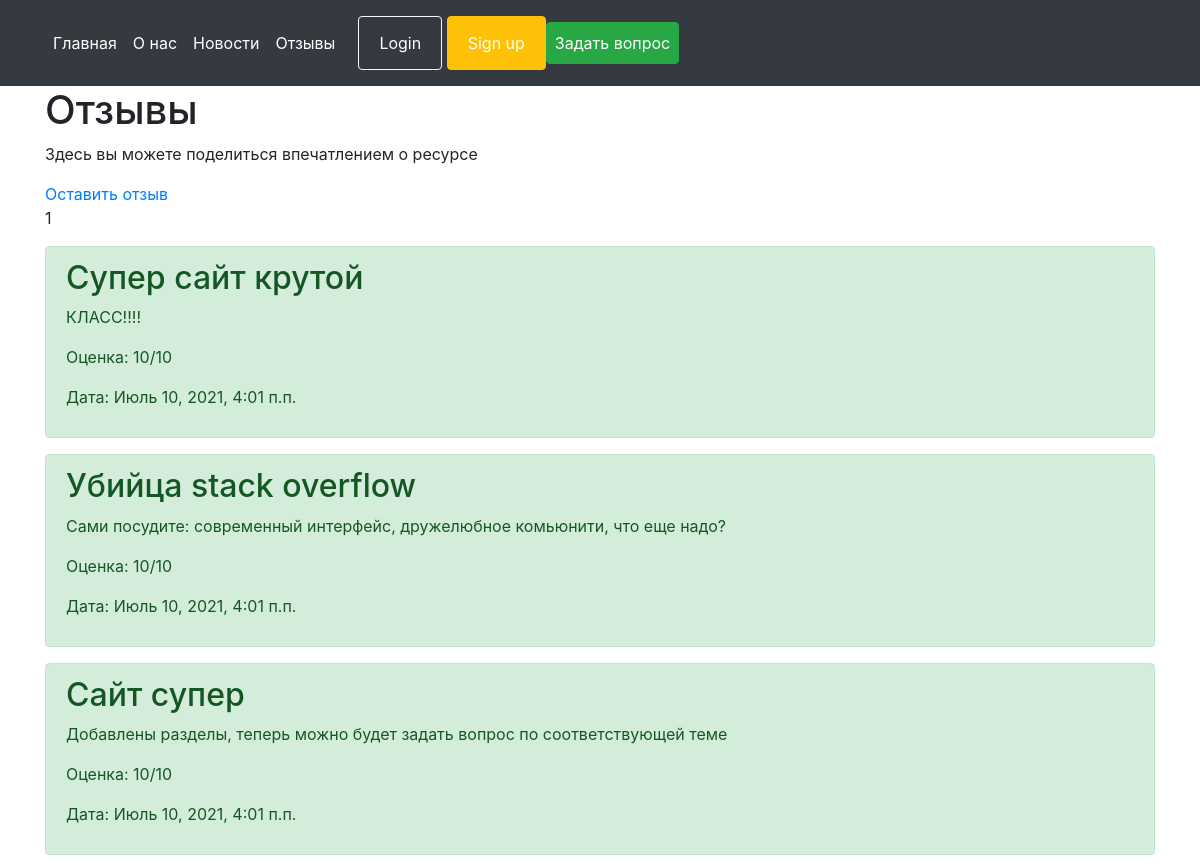
The page /feedback (upper part) on the database as committed earlier.
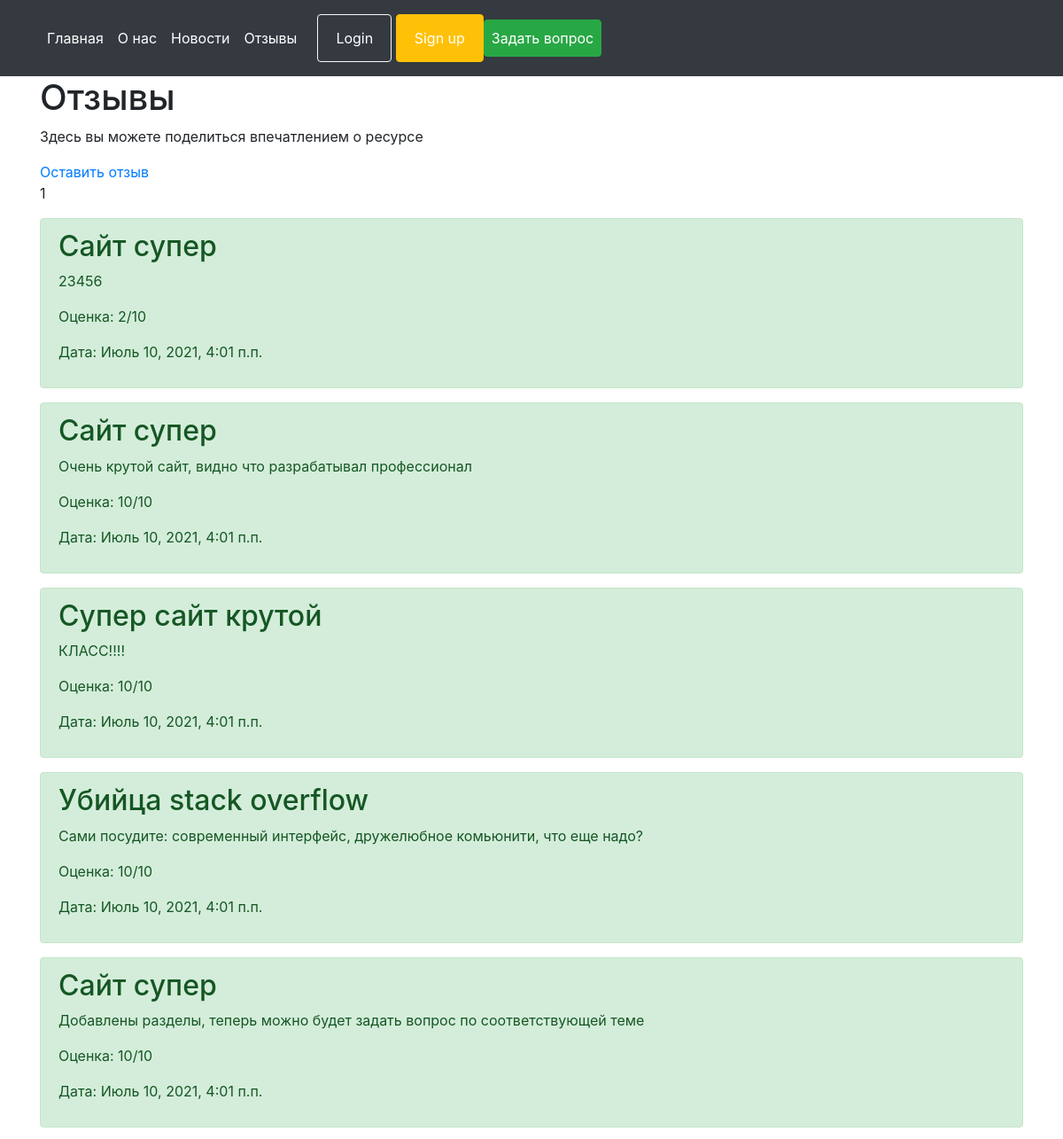
The same page on the database as committed later.
### main/models.py (models this page shows, shortened)
class Feedback(models.Model):
    title = models.CharField('Название', max_length=50)
    describe = models.TextField('Описание')
    mark = models.PositiveSmallIntegerField('Оценка', max_length=1)
    date = datetime.datetime.now()
    class Meta:
        verbose_name = 'Отзыв'
        verbose_name_plural = 'Отзывы'

### main/views.py (the view, shortened to what this page needs)
# urls.py: path('feedback', views.feedback, name='feedback'),
def feedback(request):
    error = ''
    feedbacks = Feedback.objects.all().order_by('-id')
    form = FeedbackForm()
    context = {
        'form': form,
        'feedbacks': feedbacks
    }
    return render(request, 'main/feedback.html',context = context)

### main/templates/main/feedback.html (shortened to what this page needs)
{% extends 'main/base.html' %}
{% block content %}
    <h1>Отзывы</h1>
    <p>Здесь вы можете поделиться впечатлением о ресурсе</p>
    <a class="skip-link" href="#add_feedback">Оставить отзыв</a>
    <p>1{{ feedback_count }}</p>
    {% if feedbacks %}
        {% for feedback in feedbacks %}
        <div class="alert alert-success mt-2">
        <h2>{{feedback.title}}</h2>
        <p>{{feedback.describe }}</p>
            <p>Оценка: {{feedback.mark}}/10</p>
            <p>Дата: {{feedback.date}}</p>
        </div>
        {% endfor %}
    {%else%}
    <p>Нет отзывов</p>
    {% endif %}
{% endblock %}

### main/templates/main/base.html (shortened to what this page needs)
<!doctype html>
<html lang="en">
<head>
    <link rel="stylesheet" href="https://cdn.jsdelivr.net/npm/bootstrap@4.6.0/dist/css/bootstrap.min.css">
</head>
<body>
    <header class="p-3 bg-dark text-white">
                <div class="container">
              <div class="d-flex flex-wrap align-items-center justify-content-center justify-content-lg-start">
                <ul class="nav col-12 col-lg-auto me-lg-auto mb-2 justify-content-center mb-md-0">
                  <li><a href="{% url 'home' %}" class="nav-link px-2 text-white">Главная</a></li>
                  <li><a href="{% url 'about' %}" class="nav-link px-2 text-white">О нас</a></li>
                    <li><a href="{% url 'news' %}" class="nav-link px-2 text-white">Новости</a></li>
                    <li><a href="{% url 'feedback' %}" class="nav-link px-2 text-white">Отзывы</a></li>
                </ul>
                <div class="text-end">
                    <button type="button" class="btn btn-outline-light me-2"><a href="{% url 'login' %}" class="nav-link px-2 text-white">Login</a></button>
                  <button type="button" class="btn btn-warning"><a href="{% url 'signup' %}" class="  nav-link px-2 text-white">Sign up</a></button>
                </div>
                    <div class="text-end">
                       <a href="{% url 'ask' %}" class="btn btn-success nav-link  me-2 px-2 text-white">Задать вопрос</a>
                    </div>
              </div>
            </div>
          </header>
            <div class="container">
                {% block content %}{% endblock %}
            </div>
</body>
</html>

Rows that differ between the two databases and show on the page:
added Feedback: title "Сайт супер", describe "23456", mark "2", date "Июль 10, 2021, 4:01 п.п."
added Feedback: title "Сайт супер", describe "Очень крутой сайт, видно что разрабатывал профессионал", mark "10", date "Июль 10, 2021, 4:01 п.п."
